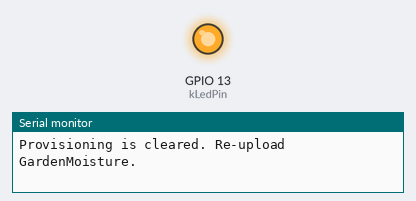
Recording of a sketch running on a simulated ESP32. Parts: output pins drawn as LEDs (lit = HIGH), the last lines printed to the serial monitor. EEPROM starts erased.

Above: at 4.5 s.
At 7.5 s:
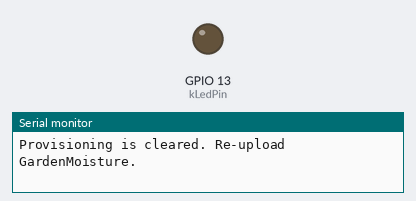
Timing chart, 0 to 10.6 s (numbered marks = the images above):
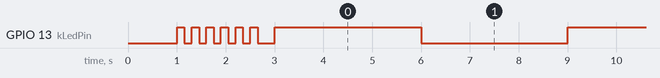

Measured:
- by itself, GPIO 13 (kLedPin): goes 5 × (LOW 0.15 s, HIGH 0.15 s), LOW 0.35 s, 21 × (HIGH 3.0 s, LOW 3.0 s), then HIGH

The sketch:

GardenMoistureReprovision.ino
```cpp
#include <Arduino.h>
#include <Preferences.h>
#include <WiFi.h>

namespace {
const char* kBlynkNamespace = "blynk";
const uint8_t kLedPin = 13;

void blinkStatus(int count, int delayMs) {
  for (int i = 0; i < count; ++i) {
    digitalWrite(kLedPin, HIGH);
    delay(delayMs);
    digitalWrite(kLedPin, LOW);
    delay(delayMs);
  }
}
}

void setup() {
  pinMode(kLedPin, OUTPUT);
  digitalWrite(kLedPin, LOW);

  Serial.begin(115200);
  delay(1000);
  Serial.println();
  Serial.println(F("GardenMoisture reprovision utility"));
  Serial.println(F("Clearing saved Blynk provisioning..."));

  Preferences prefs;
  bool cleared = false;
  if (prefs.begin(kBlynkNamespace, false)) {
    cleared = prefs.clear();
    prefs.end();
  }

  WiFi.mode(WIFI_STA);
  WiFi.disconnect(true, true);
  WiFi.mode(WIFI_OFF);

  if (cleared) {
    Serial.println(F("Blynk provisioning cleared."));
    blinkStatus(6, 150);
  } else {
    Serial.println(F("Blynk namespace could not be opened."));
    blinkStatus(2, 400);
  }

  Serial.println(F("Next step: re-upload GardenMoisture and provision it again in Blynk."));
}

void loop() {
  static unsigned long lastMessageMs = 0;
  if (millis() - lastMessageMs >= 3000) {
    lastMessageMs = millis();
    digitalWrite(kLedPin, !digitalRead(kLedPin));
    Serial.println(F("Provisioning is cleared. Re-upload GardenMoisture."));
  }
}
```
